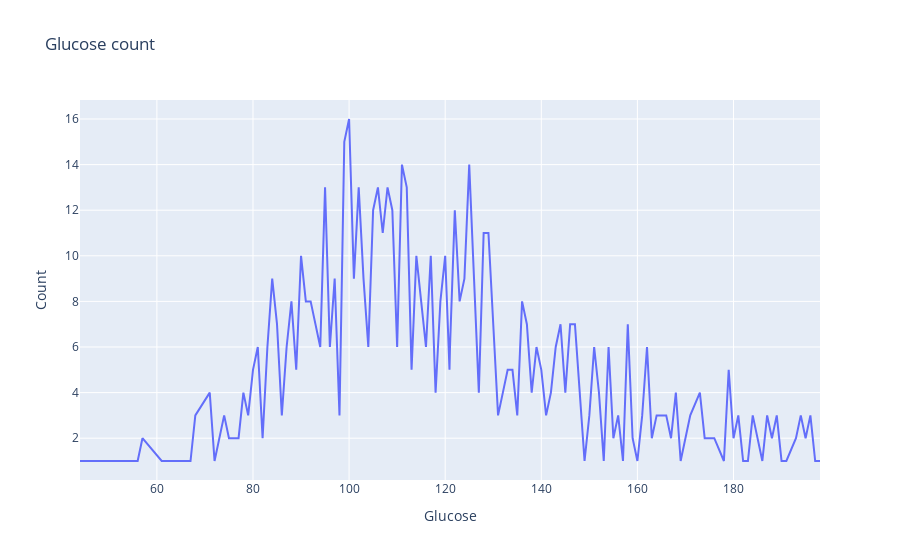

The notebook cell saved with this chart:
### Markdown cell above
## Glucose

### Code cell
fig = px.line(
            df.groupby(["Glucose"]).count().reset_index(), 
            x='Glucose', 
            y='Outcome',
            title="Glucose count", 
            labels={
                "Outcome": "Count"            
            }
)

fig.show()

### Figure 1 — Plotly figure (JSON) as saved in the notebook; plotly's stock layout.template omitted (floating-point values rounded to 4 significant figures; data arrays with more than 128 entries replaced by an {"elided": "..."} marker saying what was removed)
{"data": [{"hovertemplate": "Glucose=%{x}<br>Count=%{y}<extra></extra>", "legendgroup": "", "line": {"color": "#636efa", "dash": "solid"}, "marker": {"symbol": "circle"}, "mode": "lines", "name": "", "orientation": "v", "showlegend": false, "type": "scatter", "x": {"elided": "133 float values"}, "xaxis": "x", "y": {"elided": "133 int values"}, "yaxis": "y"}], "layout": {"legend": {"tracegroupgap": 0}, "title": {"text": "Glucose count"}, "xaxis": {"anchor": "y", "domain": [0, 1], "title": {"text": "Glucose"}}, "yaxis": {"anchor": "x", "domain": [0, 1], "title": {"text": "Count"}}}}
